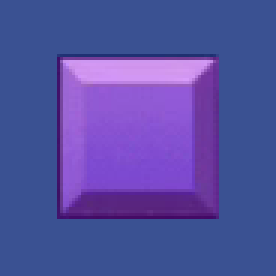
#> input picture data/pieces/1x1/0a37a9160b5d41bcafaca15c97ed6aa8.png, 92 x 92 px (shown 3 times larger)
$ python detection.py --image ../../data/pieces/1x1/0a37a9160b5d41bcafaca15c97ed6aa8.png
#> lines starting #> are read from the running program, lines starting #| are printed output that depends on the picture; after the words box and inside, x2 and y2 are one past the last pixel; in counts of white or black regions, pixels touching at a corner belong together
"""Whole-screen interactable-element detection for Block Blast.

Instead of hand-calibrating an 8x8 grid box, we scan the *entire* phone screen
and find the regions that stand out from the game's near-uniform background.
Block Blast renders almost everything (board, the three tray pieces, buttons,
score chrome) as bright/saturated shapes on a dark navy gradient, so a simple
"distance from background colour" segmentation isolates every interactable
blob.

Pipeline
--------
1. Estimate the background colour by averaging a small patch at the very bottom
   of the screen — that strip is always empty game background (dark navy).
2. Build a foreground mask of pixels that differ from the background by more
   than ``BG_DIFF_THRESHOLD`` (sum of absolute BGR channel diffs).
3. Morphologically close the mask so the gridded board cells and multi-cell
   pieces fuse into single solid blobs.
4. Run connected-components and keep blobs above a minimum area / size.

Run it directly to visualise what gets detected::

    uv run python -m blockblaster.assist.detection --image shot.png
    uv run python -m blockblaster.assist.detection --android [--serial SERIAL]
"""

from __future__ import annotations

import argparse
from dataclasses import dataclass
from typing import Optional

import cv2
import numpy as np

# ── Tunables ──────────────────────────────────────────────────────────────────
BG_PATCH_H        = 5      # px; height of the bottom strip sampled for bg colour
BG_PATCH_W        = 100    # px; width (centred) of the bottom strip sampled for bg
BG_DIFF_THRESHOLD = 60     # min sum-of-abs BGR diff from bg to count as foreground
CLOSE_KERNEL      = 9      # px; fuses board cells & piece cells into solid blobs
OPEN_KERNEL       = 3      # px; removes salt noise / single-pixel speckle
MIN_AREA_FRAC     = 0.0008 # min blob area as a fraction of the full frame
MIN_DIM_FRAC      = 0.02   # min blob width AND height as a fraction of frame dim


@dataclass
class Element:
    """A detected interactable region in original frame pixels."""

    x: int
    y: int
    w: int
    h: int
    area: int
    role: Optional[str] = None  # "board", "piece", or None

    @property
    def bbox(self) -> tuple[int, int, int, int]:
        return self.x, self.y, self.w, self.h

    @property
    def cx(self) -> int:
        return self.x + self.w // 2

    @property
    def cy(self) -> int:
        return self.y + self.h // 2

    @property
    def fill_ratio(self) -> float:
        """Foreground pixels / bbox area — high for solid blocks, low for chrome."""
        bbox = self.w * self.h
        return self.area / bbox if bbox else 0.0


def estimate_background_bgr(frame_bgr: np.ndarray) -> np.ndarray:
    """Return the background colour as a BGR int16 vector.

    The very bottom strip of the phone screen is always empty game background
    (below the piece tray), so we just average a small patch there. This is far
    more robust than modal-colour voting, which can latch onto the blue block
    colour when many cells are filled.
    """
    h, w = frame_bgr.shape[:2]
    cx   = w // 2
    half = min(BG_PATCH_W, w) // 2
    strip = frame_bgr[h - BG_PATCH_H:h, cx - half:cx + half]
    return strip.reshape(-1, 3).mean(axis=0).astype(np.int16)


def foreground_mask(frame_bgr: np.ndarray) -> np.ndarray:
    """Return a uint8 {0,255} mask of pixels that differ from the background."""
    bg   = estimate_background_bgr(frame_bgr)
    diff = np.abs(frame_bgr.astype(np.int16) - bg).sum(axis=2)
    mask = (diff > BG_DIFF_THRESHOLD).astype(np.uint8) * 255

    if OPEN_KERNEL > 0:
        k = cv2.getStructuringElement(cv2.MORPH_RECT, (OPEN_KERNEL, OPEN_KERNEL))
        mask = cv2.morphologyEx(mask, cv2.MORPH_OPEN, k)
    if CLOSE_KERNEL > 0:
        k = cv2.getStructuringElement(cv2.MORPH_RECT, (CLOSE_KERNEL, CLOSE_KERNEL))
        mask = cv2.morphologyEx(mask, cv2.MORPH_CLOSE, k)
    return mask


CACHED_BOARD: Optional[Element] = None


def detect_interactables(
    frame_bgr: np.ndarray,
    detect_board: bool = True,
) -> list[Element]:
    """Detect interactable blobs, largest first."""
    global CACHED_BOARD
    fh, fw = frame_bgr.shape[:2]
    mask   = foreground_mask(frame_bgr)
    n, _labels, stats, _cent = cv2.connectedComponentsWithStats(mask, connectivity=8)

    min_area = MIN_AREA_FRAC * fw * fh
    min_w    = MIN_DIM_FRAC * fw
    min_h    = MIN_DIM_FRAC * fh

    elements: list[Element] = []
    for i in range(1, n):
        x, y, w, h, area = stats[i]
        if area < min_area or w < min_w or h < min_h:
            continue
        elements.append(Element(int(x), int(y), int(w), int(h), int(area)))

    elements.sort(key=lambda e: e.area, reverse=True)
    _classify(elements)

    if elements and elements[0].role == "board":
        if detect_board or CACHED_BOARD is None:
            CACHED_BOARD = elements[0]
        else:
            for i, e in enumerate(elements):
                if e.role == "board":
                    elements[i] = CACHED_BOARD
                    break
            else:
                elements.insert(0, CACHED_BOARD)

    return elements


def _classify(elements: list[Element]) -> None:
    if not elements:
        return
    board = elements[0]
    board.role = "board"

    line_y = board.y + board.h
    below  = sorted(
        (e for e in elements[1:] if e.cy > line_y),
        key=lambda e: e.area, reverse=True,
    )
    for e in below[:3]:
        e.role = "piece"


def split_roles(
    elements: list[Element],
) -> tuple[Optional[Element], list[Element]]:
    """Return ``(board, pieces)`` where pieces are ordered left-to-right."""
    board = next((e for e in elements if e.role == "board"), None)
    pieces = sorted((e for e in elements if e.role == "piece"), key=lambda e: e.x)
    return board, pieces


def annotate(frame_bgr: np.ndarray, elements: list[Element]) -> np.ndarray:
    """Draw detected element boxes + labels onto a copy of the frame."""
    role_colors = {
        "board": (80, 240, 120),
        "piece": (0, 200, 255),
        None:    (0, 240, 220),
    }
    out = frame_bgr.copy()
    for idx, e in enumerate(elements):
        color = role_colors.get(e.role, role_colors[None])
        cv2.rectangle(out, (e.x, e.y), (e.x + e.w, e.y + e.h), color, 2)
        tag   = e.role if e.role else f"#{idx}"
        label = f"{tag} {e.w}x{e.h} f={e.fill_ratio:.2f}"
        ytxt  = e.y - 6 if e.y - 6 > 10 else e.y + 18
        cv2.putText(out, label, (e.x, ytxt), cv2.FONT_HERSHEY_SIMPLEX,
                    0.5, color, 1, cv2.LINE_AA)

    if elements:
        largest = elements[0]  # sorted largest-first
        y = min(largest.y + largest.h, out.shape[0] - 1)
        cv2.line(out, (0, y), (out.shape[1], y), (60, 80, 255), 2, cv2.LINE_AA)
    return out


# ── CLI ───────────────────────────────────────────────────────────────────────

def _load_frame(args: argparse.Namespace) -> np.ndarray:
    if args.image:
        frame = cv2.imread(args.image)
        if frame is None:
            raise SystemExit(f"could not read image: {args.image}")
        return frame

    from blockblaster.control.device import make_device

    device = make_device("android", serial=args.serial)
    device.start()
    try:
        import time
        for _ in range(100):
            frame, fid = device.get_latest_with_id()
            if frame is not None and fid > 0:
                return frame
            time.sleep(0.1)
        raise SystemExit("no frame captured from android device")
    finally:
        device.stop()


def main(argv: list[str] | None = None) -> None:
    p = argparse.ArgumentParser(description=__doc__)
    src = p.add_mutually_exclusive_group(required=True)
    src.add_argument("--image", help="path to a screenshot to analyse")
    src.add_argument("--android", action="store_true", help="capture from ADB device")
    p.add_argument("--serial", default=None, help="android ADB serial")
    p.add_argument("--save", default=None, help="write annotated output to this path")
    p.add_argument("--mask", action="store_true", help="also show the foreground mask")
    args = p.parse_args(argv)

    frame    = _load_frame(args)
#> in _load_frame, frame is the input picture: shape (92, 92, 3); mean B, G, R 160.9, 79.8, 83.4
    elements = detect_interactables(frame)
#> in foreground_mask, `bg   = estimate_background_bgr(frame_bgr)`: bg = [146, 81, 58]
#> in foreground_mask, `diff = np.abs(frame_bgr.astype(np.int16) - bg).sum(axis=2)`:
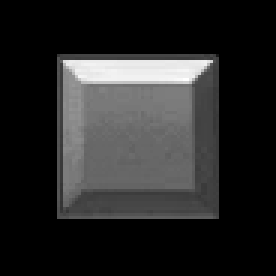
#> diff: shape (92, 92) int64 (shown 3 times larger); min 0, max 338, mean 52.2; drawn with min black and max white
#> in foreground_mask, `mask = (diff > BG_DIFF_THRESHOLD).astype(np.uint8) * 255`:
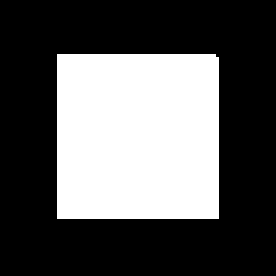
#> mask: shape (92, 92) (shown 3 times larger); 35.1% white; 1 white region, box (x1, y1, x2, y2) and area: (19, 18, 73, 73) 2969
#> in detect_interactables, `n, _labels, stats, _cent = cv2.connectedComponentsWithStats(mask, conn..`: n = 2; stats = [[0, 0, 92, 92, 5495], [19, 18, 54, 55, 2969]]
#> the loop in detect_interactables, `for i in range(1, n):` made 1 pass
#> after the loop in detect_interactables, `for i in range(1, n):`: elements = 1 item
#> in _classify, `line_y = board.y + board.h`: line_y = 73
#> in _classify, `below  = sorted( (e for e in elements[1:] if e.cy > line_y), key=lambd..`: below = []
#> elements = 1 item
    print(f"detected {len(elements)} interactable element(s):")
#| detected 1 interactable element(s):
    for idx, e in enumerate(elements):
        print(f"  #{idx}: role={e.role or '-':5s} x={e.x} y={e.y} w={e.w} h={e.h} "
              f"area={e.area} fill={e.fill_ratio:.2f}")
#> this loop made 1 pass
#|   #0: role=board x=19 y=18 w=54 h=55 area=2969 fill=1.00

    out = annotate(frame, elements)
#> the loop in annotate, `for idx, e in enumerate(elements):` made 1 pass
#> (color, tag, label, ytxt) on pass 1: ((80, 240, 120), 'board', 'board 54x55 f=1.00', 12)
#> after the loop in annotate, `for idx, e in enumerate(elements):`:
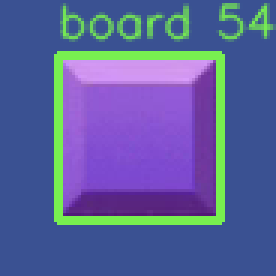
#> out: shape (92, 92, 3) (shown 3 times larger); 13.17% of pixels changed, all inside (x1, y1, x2, y2) = (18, 1, 92, 75)
#> in annotate, `y = min(largest.y + largest.h, out.shape[0] - 1)`: y = 73
#> in annotate, `cv2.line(out, (0, y), (out.shape[1], y), (60, 80, 255), 2, cv2.LINE_AA)`:
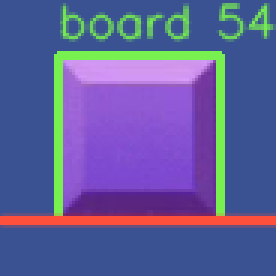
#> out: shape (92, 92, 3) (shown 3 times larger); 5.43% of pixels changed, all inside (x1, y1, x2, y2) = (0, 71, 92, 76)
    if args.save:
        cv2.imwrite(args.save, out)
        print(f"saved annotated frame -> {args.save}")

    cv2.imshow("interactables", out)
    if args.mask:
        cv2.imshow("foreground mask", foreground_mask(frame))
    print("press any key in the image window to quit")
    cv2.waitKey(0)
    cv2.destroyAllWindows()


if __name__ == "__main__":
    main()

$ run again, on data/pieces/1x1/4b95c2e1ad3a41a89d021ace15170a02.png
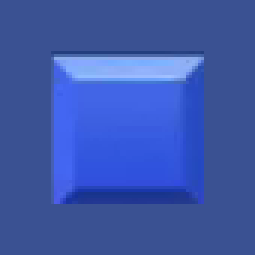
#> input picture data/pieces/1x1/4b95c2e1ad3a41a89d021ace15170a02.png, 85 x 85 px (shown 3 times larger)
#> in _load_frame, frame is the input picture: shape (85, 85, 3); mean B, G, R 170.7, 87.2, 60.3
#> bg = [146, 81, 58]
#> diff: shape (85, 85) int64; 171 distinct labels, from 0 to 324
#> in foreground_mask, `mask = cv2.morphologyEx(mask, cv2.MORPH_CLOSE, k)`:
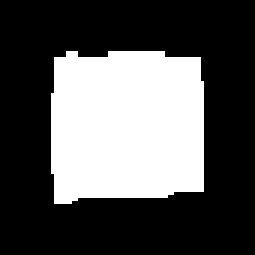
#> mask: shape (85, 85) (shown 3 times larger); 33.3% white; 1 white region, box (x1, y1, x2, y2) and area: (17, 17, 68, 68) 2407
#> n = 2; stats = [[0, 0, 85, 85, 4818], [17, 17, 51, 51, 2407]]
#> the loop in detect_interactables, `for i in range(1, n):` made 1 pass
#> after the loop in detect_interactables, `for i in range(1, n):`: elements = 1 item
#> line_y = 68
#> below = []
#> in main, `elements = detect_interactables(frame)`: elements = 1 item
#| detected 1 interactable element(s):
#> the loop in main, `for idx, e in enumerate(elements):` made 1 pass
#> (printed output is left out)
#> the loop in annotate, `for idx, e in enumerate(elements):` made 1 pass
#> (color, tag, label, ytxt) on pass 1: ((80, 240, 120), 'board', 'board 51x51 f=0.93', 11)
#> in annotate, `y = min(largest.y + largest.h, out.shape[0] - 1)`: y = 68
#> in annotate, `cv2.line(out, (0, y), (out.shape[1], y), (60, 80, 255), 2, cv2.LINE_AA)`:
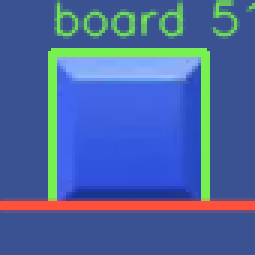
#> out: shape (85, 85, 3) (shown 3 times larger); mean B, G, R 160.4, 100.8, 73.8
